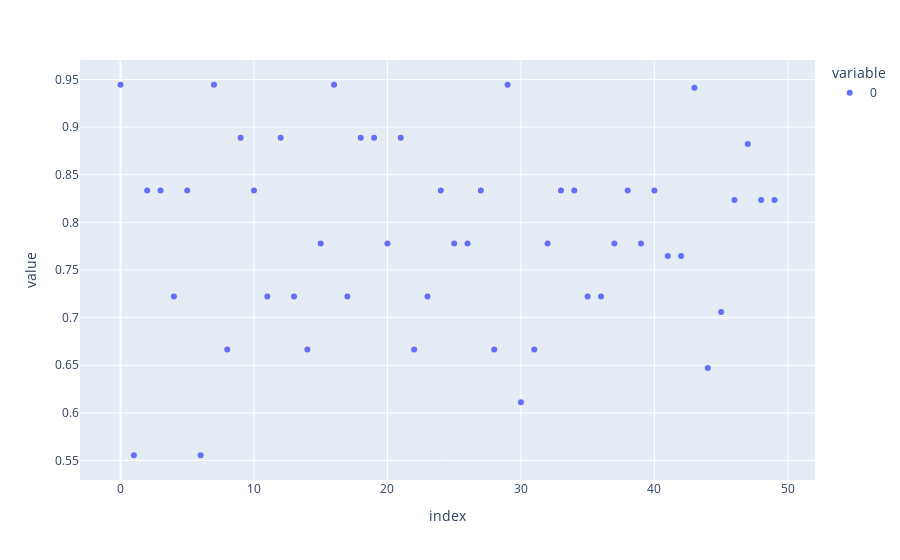

The code cell stored with this chart in its notebook:
### Markdown cell above
A bit more variability with the Logistic Regression Classifier... will be looking more deeply at these results to truly interpret the best route, however, I feel confident in the Logistic Regression due to its consistency and accuracy score.

### Code cell
fig = px.scatter(cv_scores)
fig.show()

### Figure 1 — Plotly figure (JSON) as saved in the notebook; plotly's stock layout.template omitted (floating-point values rounded to 4 significant figures)
{"data": [{"hovertemplate": "variable=0<br>index=%{x}<br>value=%{y}<extra></extra>", "legendgroup": "0", "marker": {"color": "#636efa", "symbol": "circle"}, "mode": "markers", "name": "0", "orientation": "v", "showlegend": true, "type": "scatter", "x": [0, 1, 2, 3, 4, 5, 6, 7, 8, 9, 10, 11, 12, 13, 14, 15, 16, 17, 18, 19, 20, 21, 22, 23, 24, 25, 26, 27, 28, 29, 30, 31, 32, 33, 34, 35, 36, 37, 38, 39, 40, 41, 42, 43, 44, 45, 46, 47, 48, 49], "xaxis": "x", "y": [0.9444, 0.5556, 0.8333, 0.8333, 0.7222, 0.8333, 0.5556, 0.9444, 0.6667, 0.8889, 0.8333, 0.7222, 0.8889, 0.7222, 0.6667, 0.7778, 0.9444, 0.7222, 0.8889, 0.8889, 0.7778, 0.8889, 0.6667, 0.7222, 0.8333, 0.7778, 0.7778, 0.8333, 0.6667, 0.9444, 0.6111, 0.6667, 0.7778, 0.8333, 0.8333, 0.7222, 0.7222, 0.7778, 0.8333, 0.7778, 0.8333, 0.7647, 0.7647, 0.9412, 0.6471, 0.7059, 0.8235, 0.8824, 0.8235, 0.8235], "yaxis": "y"}], "layout": {"legend": {"title": {"text": "variable"}, "tracegroupgap": 0}, "margin": {"t": 60}, "xaxis": {"anchor": "y", "domain": [0, 1], "title": {"text": "index"}}, "yaxis": {"anchor": "x", "domain": [0, 1], "title": {"text": "value"}}}}
